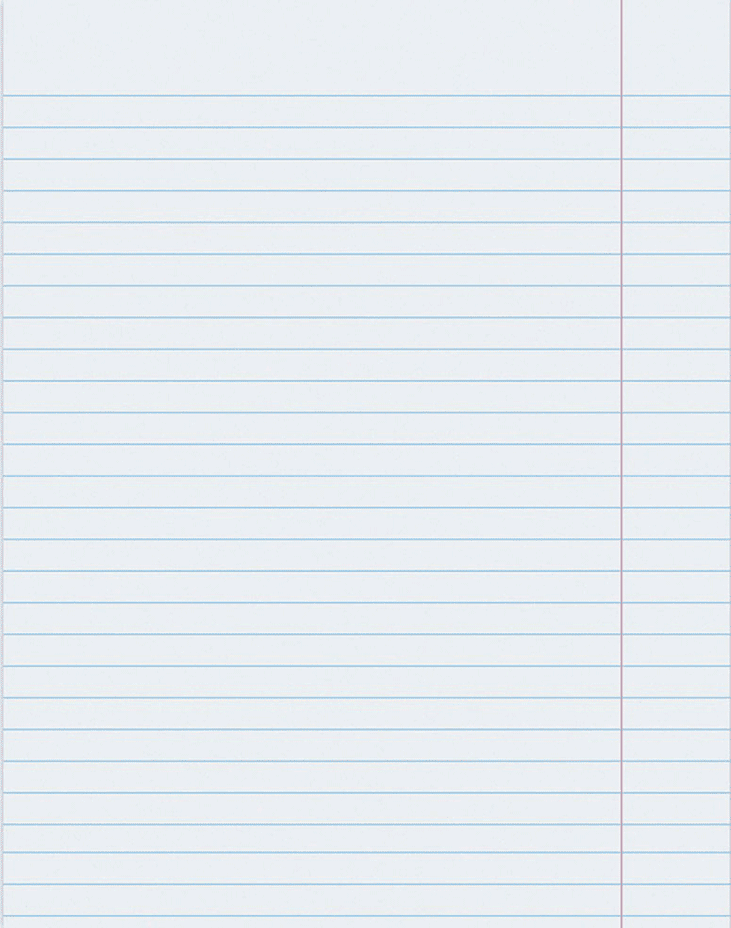
#> input picture ТПР/converter/backgrounds/page__five__right.png, 731 x 928 px, found by its file name; its folder holds 4 pictures in this run
$ python analyze_backgrounds.py
#> lines starting #> are read from the running program, lines starting #| are printed output that depends on the picture
import os
from PIL import Image

base_dir = "D:/Me/ТПР/converter/backgrounds"
out_dir = "C:/Users/akopa/.gemini/antigravity-cli/brain/552e780a-2fcd-460a-9c7a-e683d6b923e6/scratch"
os.makedirs(out_dir, exist_ok=True)

for name in os.listdir(base_dir):
    if name.endswith(".png"):
        img_path = os.path.join(base_dir, name)
        img = Image.open(img_path)
#> img is the input picture: PIL image 731x928 P; mean R, G, B 231.1, 236.9, 242
        w, h = img.size
#> w = 731; h = 928
        cropped = img.crop((w//2 - 150, h//2 - 150, w//2 + 150, h//2 + 150))
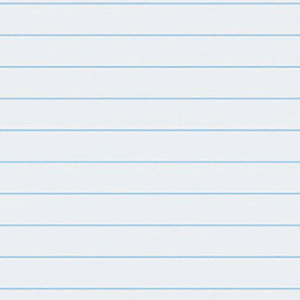
#> cropped: PIL image 300x300 P; mean R, G, B 230.8, 236.9, 242.2
        cropped.save(os.path.join(out_dir, f"crop_{name}"))
        print(f"Saved crop_{name}")
#> pass 2 of the loop `for name in os.listdir(base_dir):`:
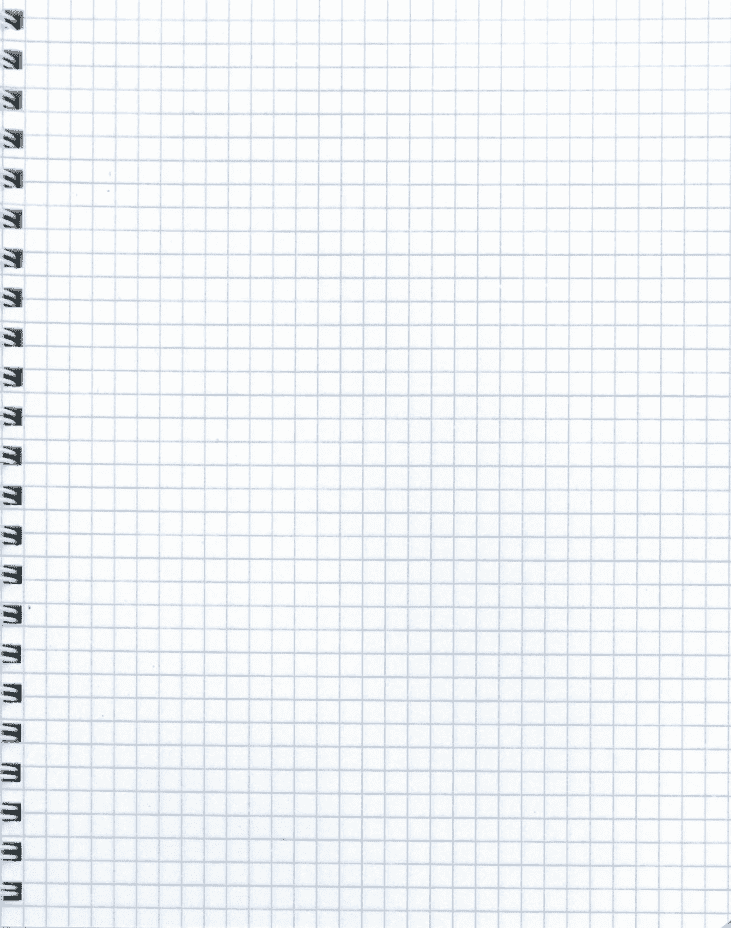
#> input picture ТПР/converter/backgrounds/page__one__right.png, 731 x 928 px, found by its file name
#> img is the input picture: PIL image 731x928 P; mean R, G, B 240.7, 243.7, 246.4
#> `cropped = img.crop((w//2 - 150, h//2 - 150, w//2 + 150, h//2 + 150))`:
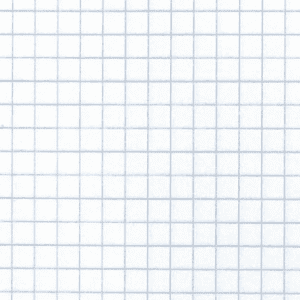
#> cropped: PIL image 300x300 P; mean R, G, B 242.1, 245, 247.6
#> pass 3 of the loop `for name in os.listdir(base_dir):`:
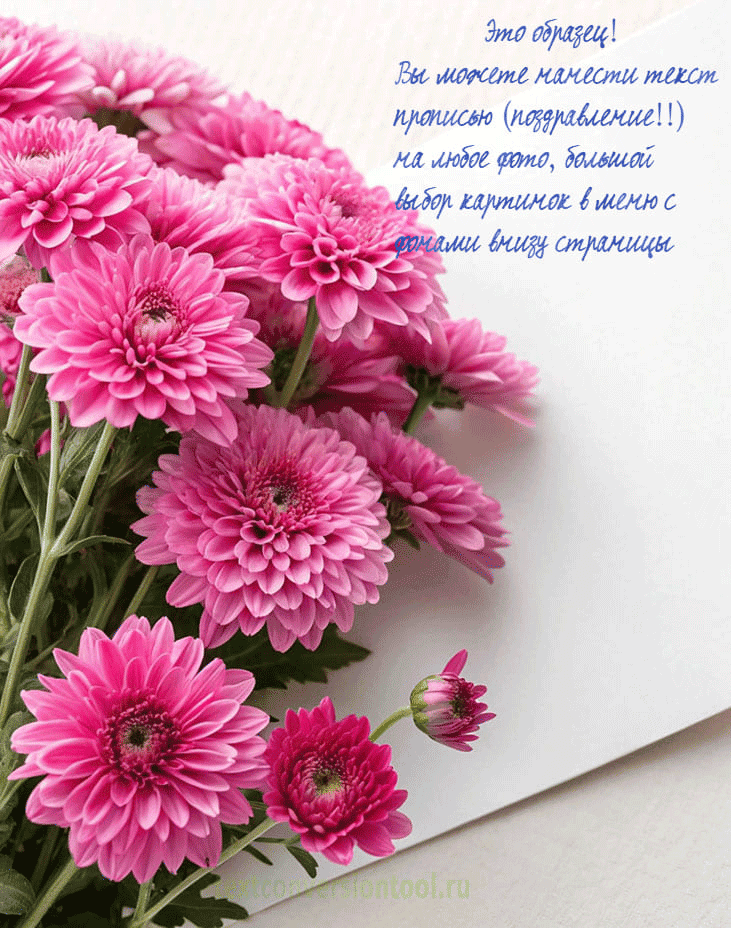
#> input picture ТПР/converter/backgrounds/page__six__right.png, 731 x 928 px, found by its file name
#> img is the input picture: PIL image 731x928 P; mean R, G, B 195.9, 147.6, 164.3
#> `cropped = img.crop((w//2 - 150, h//2 - 150, w//2 + 150, h//2 + 150))`:
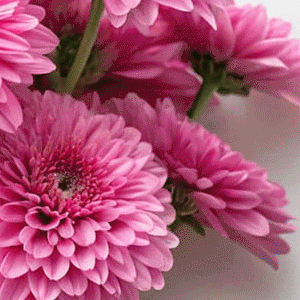
#> cropped: PIL image 300x300 P; mean R, G, B 168, 83, 113
#> the loop made 4 passes; the first 3 are shown
